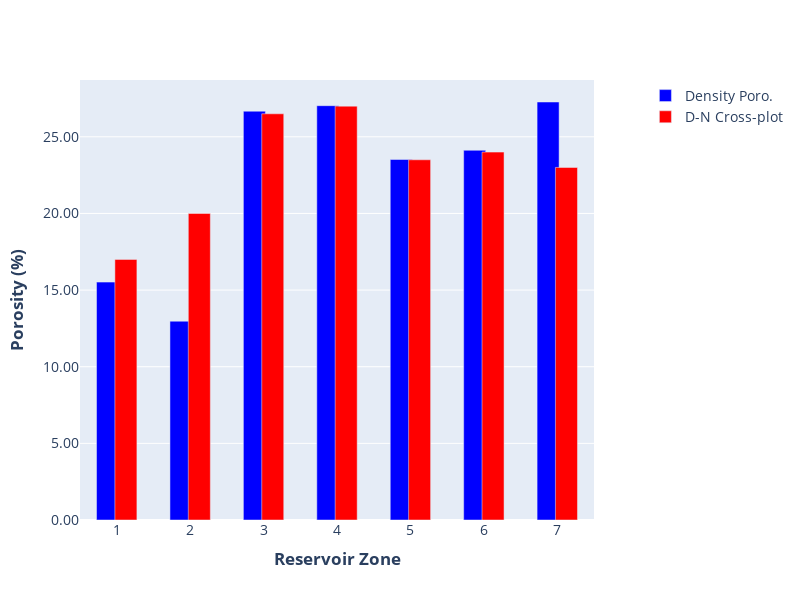
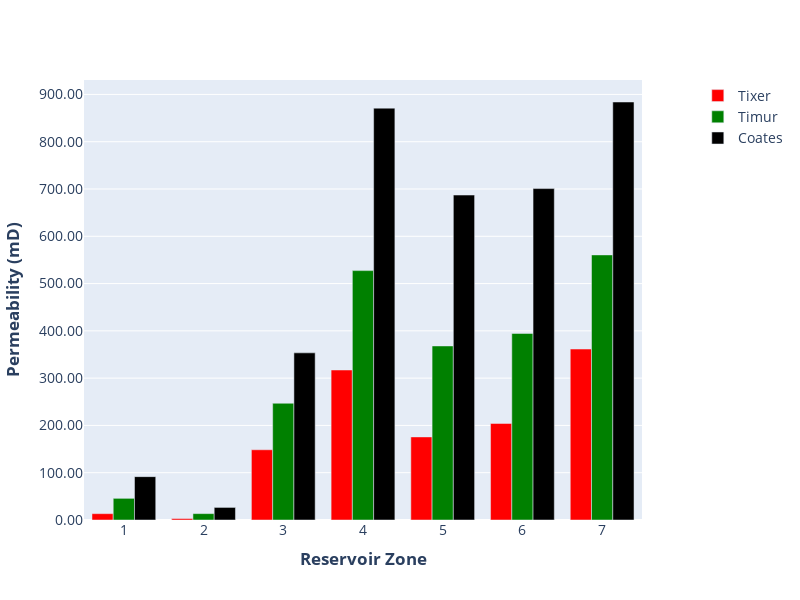

These figures' notebook cell, in order:
### Code cell
# Well 4
fig7 = plot_porosity(reservoir_zone_porosity_well4, save_path="reservoir_graphs/porosity_well4.png")
fig8 = plot_permeability(reservoir_zone_perm_well4, save_path="reservoir_graphs/permeability_well4.png")
fig7.show()
fig8.show()

### Figure 1 — Plotly figure (JSON) as saved in the notebook; plotly's stock layout.template omitted (floating-point values rounded to 4 significant figures)
{"data": [{"marker": {"color": "blue"}, "name": "Density Poro.", "type": "bar", "width": 0.3, "x": [1, 2, 3, 4, 5, 6, 7], "y": [15.52, 12.97, 26.67, 27.03, 23.52, 24.12, 27.27]}, {"marker": {"color": "red"}, "name": "D-N Cross-plot", "type": "bar", "width": 0.3, "x": [1, 2, 3, 4, 5, 6, 7], "y": [17.0, 20.0, 26.5, 27.0, 23.5, 24.0, 23.0]}], "layout": {"bargap": 0.5, "barmode": "group", "font": {"size": 14}, "height": 600, "legend": {"orientation": "v", "x": 1.1, "y": 1}, "margin": {"b": 80, "l": 80, "r": 120, "t": 80}, "title": {"font": {"size": 16}}, "width": 800, "xaxis": {"dtick": 1, "tick0": 1, "tickmode": "linear", "title": {"text": "<b>Reservoir Zone</b>"}}, "yaxis": {"tickformat": ".2f", "title": {"text": "<b>Porosity (%)</b>"}}}}

### Figure 2 — Plotly figure (JSON) as saved in the notebook; plotly's stock layout.template omitted (floating-point values rounded to 4 significant figures)
{"data": [{"marker": {"color": "red"}, "name": "Tixer", "type": "bar", "x": [1, 2, 3, 4, 5, 6, 7], "y": [13.4, 3.1, 148.5, 317.2, 175.7, 204.2, 361.5]}, {"marker": {"color": "green"}, "name": "Timur", "type": "bar", "x": [1, 2, 3, 4, 5, 6, 7], "y": [45.8, 13.5, 246.9, 527.4, 368.1, 394.5, 560.6]}, {"marker": {"color": "black"}, "name": "Coates", "type": "bar", "x": [1, 2, 3, 4, 5, 6, 7], "y": [91.7, 26.6, 353.5, 871.0, 687.2, 700.9, 884.0]}], "layout": {"barmode": "group", "font": {"size": 14}, "height": 600, "legend": {"orientation": "v", "x": 1.1, "y": 1}, "margin": {"b": 80, "l": 80, "r": 120, "t": 80}, "title": {"font": {"size": 16}}, "width": 800, "xaxis": {"dtick": 1, "tick0": 1, "tickmode": "linear", "title": {"text": "<b>Reservoir Zone</b>"}}, "yaxis": {"tickformat": ".2f", "title": {"text": "<b>Permeability (mD)</b>"}}}}
